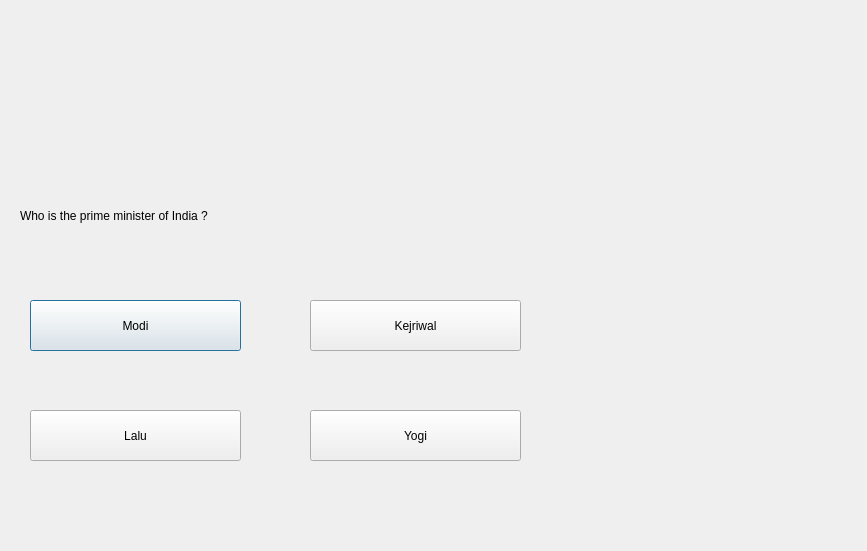
<?xml version="1.0" encoding="UTF-8"?>
<ui version="4.0">
 <class>Dialog</class>
 <widget class="QDialog" name="Dialog">
  <property name="geometry">
   <rect>
    <x>0</x>
    <y>0</y>
    <width>867</width>
    <height>551</height>
   </rect>
  </property>
  <property name="windowTitle">
   <string>Dialog</string>
  </property>
  <widget class="QLabel" name="label">
   <property name="geometry">
    <rect>
     <x>20</x>
     <y>160</y>
     <width>571</width>
     <height>111</height>
    </rect>
   </property>
   <property name="styleSheet">
    <string notr="true">font: 26pt &quot;MS Shell Dlg 2&quot;;</string>
   </property>
   <property name="text">
    <string>Who is the prime minister of India ?</string>
   </property>
  </widget>
  <widget class="QPushButton" name="pushButton">
   <property name="geometry">
    <rect>
     <x>30</x>
     <y>300</y>
     <width>211</width>
     <height>51</height>
    </rect>
   </property>
   <property name="styleSheet">
    <string notr="true">font: 20pt &quot;MS Shell Dlg 2&quot;;</string>
   </property>
   <property name="text">
    <string>Modi</string>
   </property>
  </widget>
  <widget class="QPushButton" name="pushButton_2">
   <property name="geometry">
    <rect>
     <x>310</x>
     <y>300</y>
     <width>211</width>
     <height>51</height>
    </rect>
   </property>
   <property name="styleSheet">
    <string notr="true">font: 20pt &quot;MS Shell Dlg 2&quot;;</string>
   </property>
   <property name="text">
    <string>Kejriwal</string>
   </property>
  </widget>
  <widget class="QPushButton" name="pushButton_3">
   <property name="geometry">
    <rect>
     <x>30</x>
     <y>410</y>
     <width>211</width>
     <height>51</height>
    </rect>
   </property>
   <property name="styleSheet">
    <string notr="true">font: 20pt &quot;MS Shell Dlg 2&quot;;</string>
   </property>
   <property name="text">
    <string>Lalu</string>
   </property>
  </widget>
  <widget class="QPushButton" name="pushButton_4">
   <property name="geometry">
    <rect>
     <x>310</x>
     <y>410</y>
     <width>211</width>
     <height>51</height>
    </rect>
   </property>
   <property name="styleSheet">
    <string notr="true">font: 20pt &quot;MS Shell Dlg 2&quot;;</string>
   </property>
   <property name="text">
    <string>Yogi</string>
   </property>
  </widget>
 </widget>
 <resources/>
 <connections/>
</ui>
